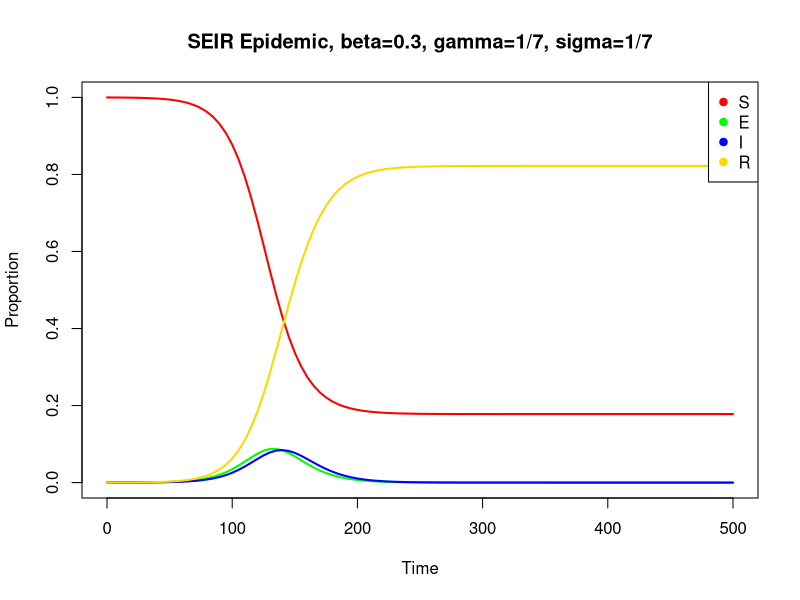
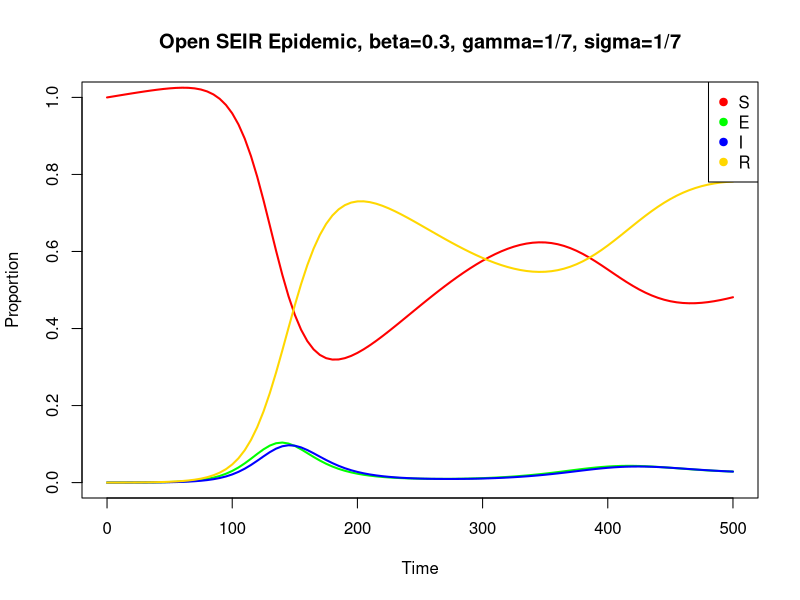

Reproduce these figures in R, in order.
#############################################
# Week 2, Day 2 Modeling Workshop
# SEIR, Open SEIR 
#############################################

library(deSolve)

##################################################SEIR model
#here is our function to represent a closed SEIR model
seir.model.closed <- function (t, x, params) {    #here we begin a function with three arguments
    S <- x[1]                               #create local variable S, the first element of x
    E <- x[2]
    I <- x[3]                               #create local variable I
    R <- x[4]                               #create local variable R
    with(                                   #we can simplify code using "with"
        as.list(params),                   #this argument to "with" lets us use the variable names
        {                                  #the system of rate equations
            dS <- -beta*S*I
            dE <- beta*S*I-sigma*E
            dI <- sigma*E-gamma*I
            dR <- gamma*I
            dx <- c(dS,dE,dI,dR)                #combine results into a single vector dx
            list(dx)                         #return result as a list
        }
    )
}

times <- seq(0,500,by=5)                    #function seq returns a sequence
params <- c(beta=0.3,gamma=1/7,sigma=1/7)        
xstart <- c(S=9999/10000,E=0,I=1/10000,R=0)     #initial conditions

out <- as.data.frame(lsoda(xstart,times,seir.model.closed,params))  #result stored in dataframe

plot(NA,NA,xlab="Time",ylab="Proportion",main="SEIR Epidemic, beta=0.3, gamma=1/7, sigma=1/7",
     ylim=c(0,1),xlim=c(0,500))
lines(out$time,out$S,col="red",lwd=2)
lines(out$time,out$E,col="green",lwd=2)
lines(out$time,out$I,col="blue",lwd=2)
lines(out$time,out$R,col="gold",lwd=2)
legend("topright",pch=19,c("S","E","I","R"),col=c("red","green","blue","gold"))

#why does the plot look like this?
#we didn't observe for a long enough time!
#change the "times" argument from 120 to 500

###############################################open SEIR model
#what do we need to add to make an open SEIR model?
#scenario: add both a birth rate and a death rate
#different rates for births and deaths
#rho=birth rate
#mu=death rate
seir.model.open <- function (t, x, params) {    #here we begin a function with three arguments
    S <- x[1]                               #create local variable S, the first element of x
    E <- x[2]
    I <- x[3]                               #create local variable I
    R <- x[4]                               #create local variable R
    with(                                   #we can simplify code using "with"
        as.list(params),                   #this argument to "with" lets us use the variable names
        {                                  #the system of rate equations
            dS <- rho*(S+E+I+R)-beta*S*I-mu*S   #we add births to the dS equation
            dE <- beta*S*I-sigma*E-mu*E         #we add our death rates to all
            dI <- sigma*E-gamma*I-mu*I
            dR <- gamma*I-mu*R
            dx <- c(dS,dE,dI,dR)                #combine results into a single vector dx
            list(dx)                         #return result as a list
        }
    )
}

times <- seq(0,500,by=5)                    #function seq returns a sequence
params <- c(beta=0.3,gamma=1/7,sigma=1/7,rho=1/180,mu=1/200)#we add our parameter values here        
xstart <- c(S=9999/10000,E=0,I=1/10000,R=0)     #initial conditions

out2 <- as.data.frame(lsoda(xstart,times,seir.model.open,params))  #result stored in dataframe

plot(NA,NA,xlab="Time",ylab="Proportion",main="Open SEIR Epidemic, beta=0.3, gamma=1/7, sigma=1/7",
     ylim=c(0,1),xlim=c(0,500))
lines(out2$time,out2$S,col="red",lwd=2)
lines(out2$time,out2$E,col="green",lwd=2)
lines(out2$time,out2$I,col="blue",lwd=2)
lines(out2$time,out2$R,col="gold",lwd=2)
legend("topright",pch=19,c("S","E","I","R"),col=c("red","green","blue","gold"))

#this plot (with more reasonable values for rho and mu) 
#starts to show a new (smaller) outbreak occurring around time 400
#with new births being added, more susceptible people get added and eventually
#enough susceptible people build up that we see a new outbreak
#build-up of susceptibles may explain some epidemic patterns/dynamics we see
#for some diseases
